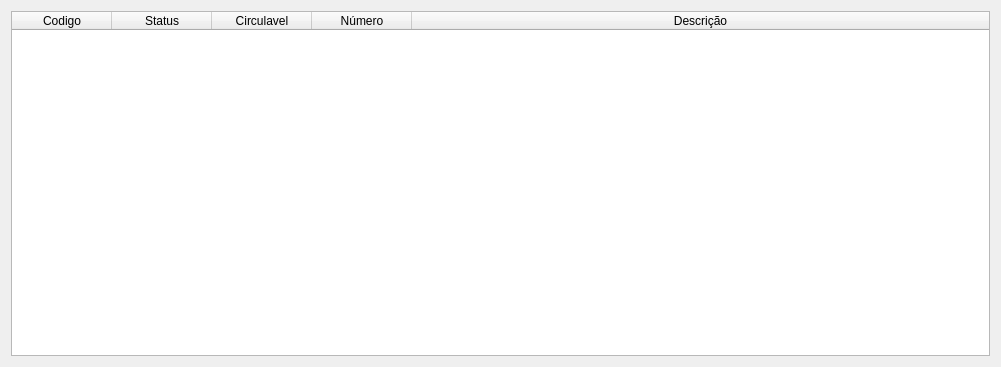
<?xml version="1.0" encoding="UTF-8"?>
<ui version="4.0">
 <class>frmConsultaExemplar</class>
 <widget class="QDialog" name="frmConsultaExemplar">
  <property name="geometry">
   <rect>
    <x>0</x>
    <y>0</y>
    <width>1001</width>
    <height>367</height>
   </rect>
  </property>
  <property name="windowTitle">
   <string>Exemplar</string>
  </property>
  <layout class="QGridLayout" name="gridLayout">
   <item row="0" column="0">
    <widget class="QTableWidget" name="exemplarTableWidget">
     <property name="editTriggers">
      <set>QAbstractItemView::NoEditTriggers</set>
     </property>
     <property name="selectionBehavior">
      <enum>QAbstractItemView::SelectRows</enum>
     </property>
     <attribute name="horizontalHeaderStretchLastSection">
      <bool>true</bool>
     </attribute>
     <column>
      <property name="text">
       <string>Codigo</string>
      </property>
     </column>
     <column>
      <property name="text">
       <string>Status</string>
      </property>
     </column>
     <column>
      <property name="text">
       <string>Circulavel</string>
      </property>
     </column>
     <column>
      <property name="text">
       <string>Número</string>
      </property>
     </column>
     <column>
      <property name="text">
       <string>Descrição</string>
      </property>
     </column>
    </widget>
   </item>
  </layout>
 </widget>
 <resources/>
 <connections/>
</ui>
